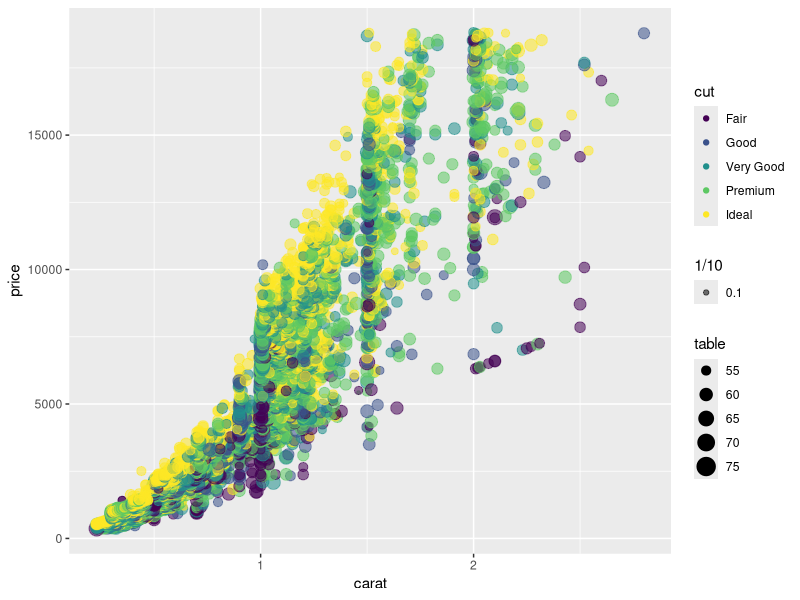

Write the R code that produced this figure.

# install.packages("tidyverse")

library("tidyverse")


diamonds2 <- diamonds %>% 
  filter(color == "G" & depth > 60) %>% 
  group_by(clarity) %>% 
  arrange(clarity) %>% 
  mutate(av_carat = mean(carat))

ggplot(diamonds2, aes(carat, price)) +
  geom_point(aes(colour=cut, size=table, alpha=1/10)) 
  